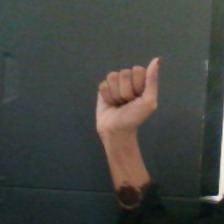
#> input picture hand_sign_cnn/images/A/101.jpg, 224 x 224 px, given as the content of the folder F:/Dataset/Sign pics, which was not available
$ jupyter execute --allow-errors 'Sing language project notebook.ipynb'   (text cells are left out)
#> lines starting #> are read from the running program, lines starting #| are printed output that depends on the picture; after the words box and inside, x2 and y2 are one past the last pixel; in counts of white or black regions, pixels touching at a corner belong together; pictures that were not available may be replaced by others from this repository, and a replacement may not be noted
[cell 1]
import os
import cv2
from imutils import paths
import numpy as np
import pandas as pd
import matplotlib.pyplot as plt
import seaborn as sns
import tensorflow as tf
from tensorflow.keras import models,layers
from sklearn import preprocessing
from sklearn.model_selection import train_test_split
from tensorflow import keras
from sklearn.preprocessing import Normalizer

[cell 2]
datapath =r"F:\Dataset\Sign pics"

[cell 3]
pathToImage =list(paths.list_images(datapath))
#print(pathToImage)
data =[]
labels =[]
for images in pathToImage:
    label=images.split(os.path.sep)[-2]
    #print(label)
    image =cv2.imread(images)
#> image is the input picture: shape (224, 224, 3); mean B, G, R 64.1, 68.6, 65.6
    image = cv2.cvtColor(image,cv2.COLOR_BGR2RGB)
    data.append(image)
    labels.append(label)
    #plt.figure()

[cell 4]
#print(labels)

[cell 5]
# Total number of images and labels
print('Total number of images',len(data))
#| Total number of images 1
print('Total number of labels',len(set(labels)))
print("Labels: ",[X for X in set(labels)])

#> (a cell that did not finish here is left out)

[cell 7]
blur_img =[]
clear_image =[]
for img in data:
    gray = cv2.cvtColor(img,cv2.COLOR_BGR2GRAY)
    Gaussain_blur =cv2.GaussianBlur(gray,(5,5),2)
    th3=cv2.adaptiveThreshold(Gaussain_blur,255,cv2.ADAPTIVE_THRESH_GAUSSIAN_C,cv2.THRESH_BINARY_INV,11,2)
    ret,res = cv2.threshold(th3, 0, 255, cv2.THRESH_BINARY_INV+cv2.THRESH_OTSU)
    kernel = np.ones((3, 3), np.uint8)
    closing = cv2.morphologyEx(res, cv2.MORPH_CLOSE, kernel, iterations=1)
    #dilation = cv2.erode(closing, kernel, iterations=1)
    img_erosion = cv2.erode(img, kernel, iterations=1)
    img_dilation = cv2.dilate(img, kernel, iterations=1)
    cv2.imshow('Input', img)
    cv2.imshow('Dilation', img_dilation)
    clear_image.append(closing)
    blur_img.append(Gaussain_blur)
#> this loop made 1 pass
#> (ret, kernel) on pass 1: (0, [[1, 1, 1], [1, 1, 1], [1, 1, 1]])
#> pass 1, `gray = cv2.cvtColor(img,cv2.COLOR_BGR2GRAY)`:
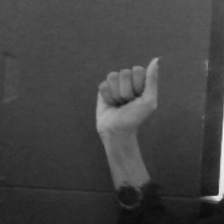
#> gray: shape (224, 224); min 10, max 242, mean 66.9
#> pass 1, `th3=cv2.adaptiveThreshold(Gaussain_blur,255,cv2.ADAPTIVE_THRESH_GAUSSI..`:
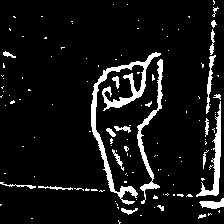
#> th3: shape (224, 224); 8.5% white; 126 white regions (104 under 20 px), largest, box (x1, y1, x2, y2) and area: (91, 52, 161, 205) 1570, (137, 59, 163, 204) 665, (196, 101, 221, 197) 578
#> after the loop, blur_img = 1 item; clear_image = 1 item

[cell 8]
print(ret)
#| 0.0

[cell 9]
print(res)
#> (printed output is left out)

$ run again, on hand_sign_cnn/images/A/106.jpg
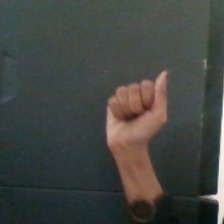
#> input picture hand_sign_cnn/images/A/106.jpg, 224 x 224 px, given as the content of the folder F:/Dataset/Sign pics, which was not available
#> image is the input picture: shape (224, 224, 3); mean B, G, R 65.7, 70.1, 66.9
#| Total number of images 1
#> the loop `for img in data:` made 1 pass
#> (ret, kernel) on pass 1: (0, [[1, 1, 1], [1, 1, 1], [1, 1, 1]])
#> pass 1, `gray = cv2.cvtColor(img,cv2.COLOR_BGR2GRAY)`:
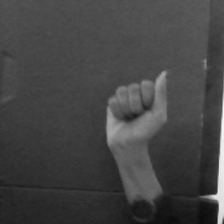
#> gray: shape (224, 224); min 12, max 247, mean 68.4
#> pass 1, `th3=cv2.adaptiveThreshold(Gaussain_blur,255,cv2.ADAPTIVE_THRESH_GAUSSI..`:
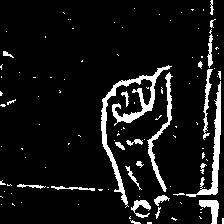
#> th3: shape (224, 224); 8.8% white; 107 white regions (84 under 20 px), largest, box (x1, y1, x2, y2) and area: (101, 65, 172, 208) 1381, (186, 81, 221, 197) 741, (147, 72, 173, 192) 522
#> after the loop `for img in data:`: blur_img = 1 item
#| 0.0
#> (printed output is left out)
